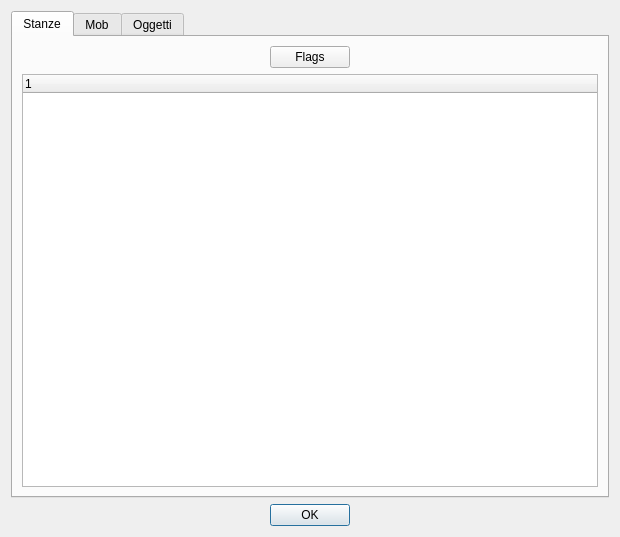
<ui version="4.0" >
 <class>GuiMultipleModify</class>
 <widget class="QDialog" name="GuiMultipleModify" >
  <property name="geometry" >
   <rect>
    <x>0</x>
    <y>0</y>
    <width>620</width>
    <height>537</height>
   </rect>
  </property>
  <property name="windowTitle" >
   <string>Modifiche Multiple</string>
  </property>
  <layout class="QVBoxLayout" >
   <item>
    <widget class="QTabWidget" name="tabWidget" >
     <property name="currentIndex" >
      <number>0</number>
     </property>
     <widget class="QWidget" name="tabRoom" >
      <attribute name="title" >
       <string>Stanze</string>
      </attribute>
      <layout class="QVBoxLayout" >
       <item>
        <layout class="QHBoxLayout" >
         <item>
          <spacer>
           <property name="orientation" >
            <enum>Qt::Horizontal</enum>
           </property>
           <property name="sizeHint" >
            <size>
             <width>40</width>
             <height>20</height>
            </size>
           </property>
          </spacer>
         </item>
         <item>
          <widget class="QPushButton" name="pbRoomFlags" >
           <property name="text" >
            <string>Flags</string>
           </property>
          </widget>
         </item>
         <item>
          <spacer>
           <property name="orientation" >
            <enum>Qt::Horizontal</enum>
           </property>
           <property name="sizeHint" >
            <size>
             <width>40</width>
             <height>20</height>
            </size>
           </property>
          </spacer>
         </item>
        </layout>
       </item>
       <item>
        <widget class="QTreeWidget" name="listRoom" >
         <property name="rootIsDecorated" >
          <bool>false</bool>
         </property>
         <property name="itemsExpandable" >
          <bool>false</bool>
         </property>
         <column>
          <property name="text" >
           <string>1</string>
          </property>
         </column>
        </widget>
       </item>
      </layout>
     </widget>
     <widget class="QWidget" name="tabMob" >
      <attribute name="title" >
       <string>Mob</string>
      </attribute>
      <layout class="QVBoxLayout" >
       <item>
        <layout class="QHBoxLayout" >
         <item>
          <spacer>
           <property name="orientation" >
            <enum>Qt::Horizontal</enum>
           </property>
           <property name="sizeHint" >
            <size>
             <width>40</width>
             <height>20</height>
            </size>
           </property>
          </spacer>
         </item>
         <item>
          <widget class="QPushButton" name="pbActs" >
           <property name="text" >
            <string>Acts</string>
           </property>
          </widget>
         </item>
         <item>
          <widget class="QPushButton" name="pbNewActs" >
           <property name="text" >
            <string>New Acts</string>
           </property>
          </widget>
         </item>
         <item>
          <widget class="QPushButton" name="pbAffects" >
           <property name="text" >
            <string>Affects</string>
           </property>
          </widget>
         </item>
         <item>
          <widget class="QPushButton" name="pbAffects2" >
           <property name="text" >
            <string>Affects 2</string>
           </property>
          </widget>
         </item>
         <item>
          <spacer>
           <property name="orientation" >
            <enum>Qt::Horizontal</enum>
           </property>
           <property name="sizeHint" >
            <size>
             <width>40</width>
             <height>20</height>
            </size>
           </property>
          </spacer>
         </item>
        </layout>
       </item>
       <item>
        <widget class="QTreeWidget" name="listMob" >
         <property name="rootIsDecorated" >
          <bool>false</bool>
         </property>
         <property name="itemsExpandable" >
          <bool>false</bool>
         </property>
         <column>
          <property name="text" >
           <string>1</string>
          </property>
         </column>
        </widget>
       </item>
      </layout>
     </widget>
     <widget class="QWidget" name="tabObj" >
      <attribute name="title" >
       <string>Oggetti</string>
      </attribute>
      <layout class="QVBoxLayout" >
       <item>
        <layout class="QHBoxLayout" >
         <item>
          <spacer>
           <property name="orientation" >
            <enum>Qt::Horizontal</enum>
           </property>
           <property name="sizeHint" >
            <size>
             <width>40</width>
             <height>20</height>
            </size>
           </property>
          </spacer>
         </item>
         <item>
          <widget class="QPushButton" name="pbObjFlags" >
           <property name="text" >
            <string>Flags</string>
           </property>
          </widget>
         </item>
         <item>
          <widget class="QPushButton" name="pbObjNewFlags" >
           <property name="text" >
            <string>NewFlags</string>
           </property>
          </widget>
         </item>
         <item>
          <spacer>
           <property name="orientation" >
            <enum>Qt::Horizontal</enum>
           </property>
           <property name="sizeHint" >
            <size>
             <width>40</width>
             <height>20</height>
            </size>
           </property>
          </spacer>
         </item>
        </layout>
       </item>
       <item>
        <widget class="QTreeWidget" name="listObj" >
         <property name="rootIsDecorated" >
          <bool>false</bool>
         </property>
         <property name="itemsExpandable" >
          <bool>false</bool>
         </property>
         <column>
          <property name="text" >
           <string>1</string>
          </property>
         </column>
        </widget>
       </item>
      </layout>
     </widget>
    </widget>
   </item>
   <item>
    <widget class="QDialogButtonBox" name="buttonBox" >
     <property name="orientation" >
      <enum>Qt::Horizontal</enum>
     </property>
     <property name="standardButtons" >
      <set>QDialogButtonBox::Ok</set>
     </property>
     <property name="centerButtons" >
      <bool>true</bool>
     </property>
    </widget>
   </item>
  </layout>
 </widget>
 <resources/>
 <connections>
  <connection>
   <sender>buttonBox</sender>
   <signal>accepted()</signal>
   <receiver>GuiMultipleModify</receiver>
   <slot>accept()</slot>
   <hints>
    <hint type="sourcelabel" >
     <x>248</x>
     <y>254</y>
    </hint>
    <hint type="destinationlabel" >
     <x>157</x>
     <y>274</y>
    </hint>
   </hints>
  </connection>
  <connection>
   <sender>buttonBox</sender>
   <signal>rejected()</signal>
   <receiver>GuiMultipleModify</receiver>
   <slot>reject()</slot>
   <hints>
    <hint type="sourcelabel" >
     <x>316</x>
     <y>260</y>
    </hint>
    <hint type="destinationlabel" >
     <x>286</x>
     <y>274</y>
    </hint>
   </hints>
  </connection>
 </connections>
</ui>
